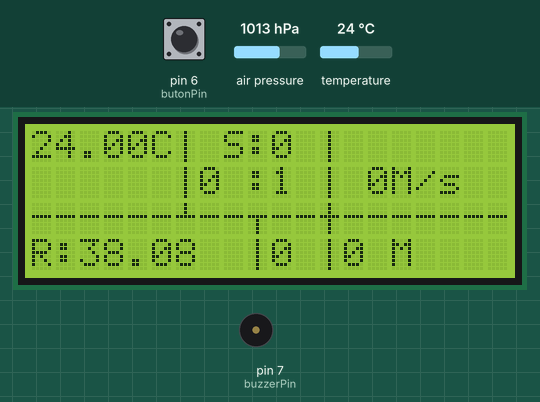
The sketch below on a simulated Arduino Uno, built with avr-gcc and run on an emulated ATmega328P. Shown: 20×4 character LCD, buzzer (waves = sounding, pin HIGH). The inputs (shaded band) are chosen by the test bench; at power-on: air pressure 1013 hPa, pin 6 (butonPin) LOW, temperature 24 °C.

Above: at 3.3 s.
3.4 s: air pressure set to 1048 hPa
At 5.3 s:
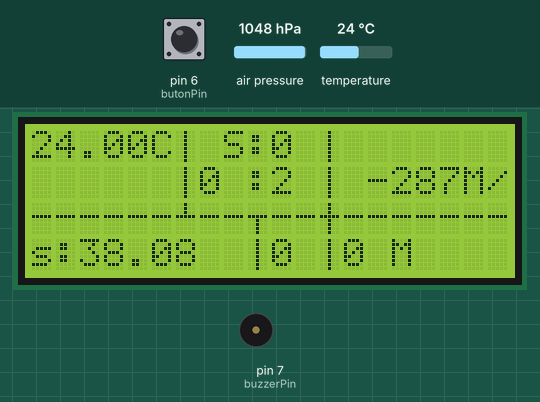
7.4 s: pin 6 (butonPin) pulled HIGH for 1 s
At 9.5 s:
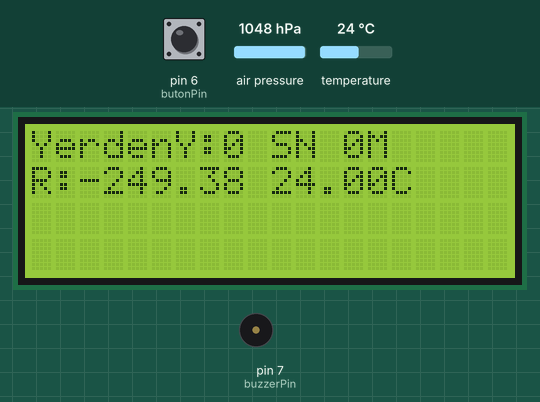
10.7 s: temperature set to 12 °C
At 13.6 s:
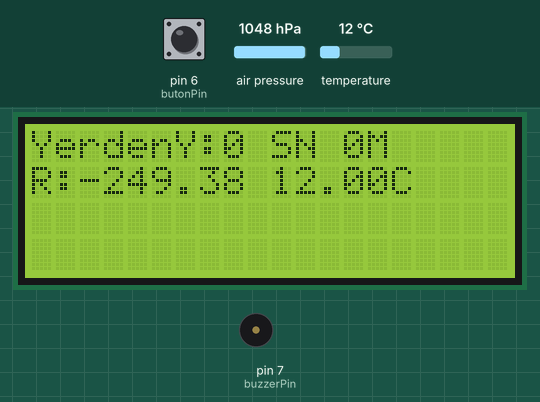
13.9 s: pin 6 (butonPin) pulled HIGH for 1 s
At 16.5 s:
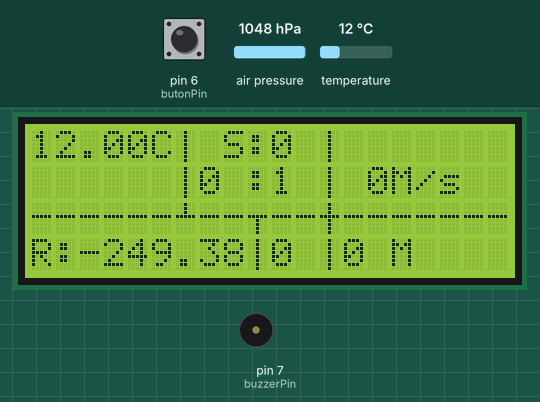
18.2 s: air pressure set to 952 hPa
At 19.7 s:
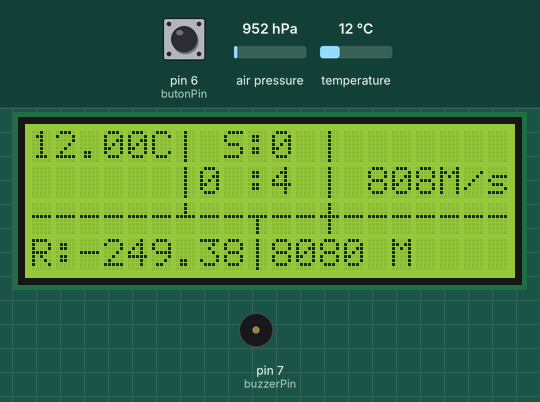
22.4 s: air pressure set to 975 hPa
At 24.6 s:
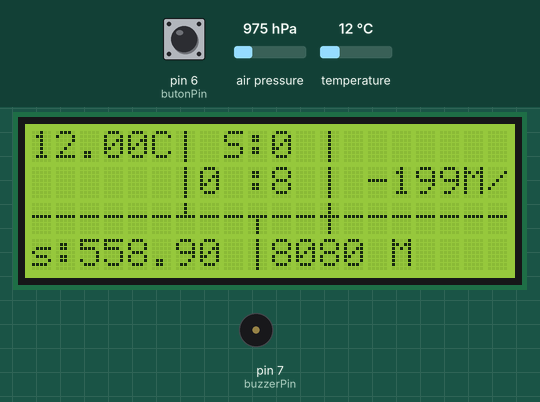
Timing chart, 0 to 26.1 s (numbered marks = the images above; inputs shaded):
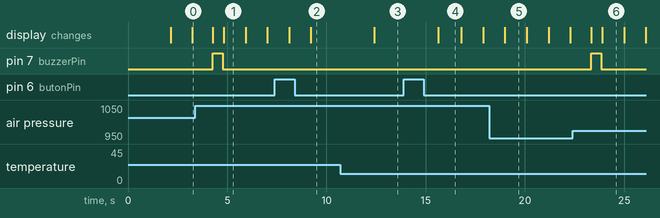

The sketch:

emredayiprojeson.ino
```cpp
#include <LiquidCrystal_I2C.h>
LiquidCrystal_I2C lcd(0x3F, 20, 4);
#include "Wire.h"
#include "Adafruit_BMP085.h" //Basınç Sensörü Kütüphanesi
Adafruit_BMP085 mySensor;
byte ozelChar[8] = { //yatay
        B00000,
        B00000,
        B00000,
        B11111,
        B00000,
        B00000,
        B00000,
        B00000
};
byte ozelChar1[8] = { //dikey
        B00100,
        B00100,
        B00100,
        B00100,
        B00100,
        B00100,
        B00100,
        B00100
};
byte ozelChar2[8] = { // yataya tam dikey yarım (dik)
        B00100,
        B00100,
        B00100,
        B11111,
        B00000,
        B00000,
        B00000,
        B00000
};
byte ozelChar3[8] = { //yatay tam dikey tam
        B00100,
        B00100,
        B00100,
        B11111,
        B00100,
        B00100,
        B00100,
        B00100
};
byte ozelChar4[8] = {
        B00000,
        B00000,
        B00000,
        B11111,
        B00100,
        B00100,
        B00100,
        B00100
};


int high;
float zaman=60;
int saat=0;
int dakika=0;
int saniye=0;
int buzzerPin = 7;
float Celsius; // Değişkenler Tanımlanıyor
float Fahrenheit;
float yerdenm1;
float yerdenm;
float yyrakim;
float rakim4;
float rakim3;
float rakim2;
float rakim1;
float rakim;
float basinc;
int sonuc;
int sonuc1;
int sonuc2;
int sonuc3;
int butonPin=6;
int butonsayac = 0; //butona kaç kere basıldığını yazıcağımız değişkenimiz
int sonbutondurum = 0; //butonun en son basılıp basılmadığını atadığımız değişkenimiz
int butondurum = 0; //butonun basılıp basılmadığını atadığımız değişkenimiz
int butondurum1 = 0; //butonun basılıp basılmadığını atadığımız değişkenimiz
int butondurum2 = 0; //butonun basılıp basılmadığını atadığımız değişkenimiz
void setup() {
pinMode(buzzerPin, OUTPUT); //ledpinini çıkış olarak atadık
    lcd.init();
    lcd.backlight();
  mySensor.begin();
  lcd.print("Yukleniyor...");
    lcd.setCursor(0,1);
lcd.print("Lutfen Bekleyiniz");
 lcd.createChar(1,ozelChar);
  lcd.createChar(2,ozelChar1);
   lcd.createChar(3,ozelChar2);
  lcd.createChar(4,ozelChar3);
    lcd.createChar(5,ozelChar4);
  delay(2000);
  lcd.clear();

}
void loop() {
rakim3=mySensor.readAltitude(); //Rakım Okunuyor
rakim4 = rakim3 + 36;
rakim = rakim3 + 36;
      basinc=mySensor.readPressure(); //Rakım Okunuyor
  Celsius = mySensor.readTemperature(); // Sıcaklık Okuyor
Fahrenheit = Celsius*1.8 + 32.; // Fahrenheit ile Celsius Dönüşümü Yapılıyor
//-----------------------------------------------------------------------
  butondurum = digitalRead(butonPin);
if (butondurum != sonbutondurum) { //eğer şuanki buton durumu son buton durumundan
if (butondurum == HIGH) {     //ve eğer buton durumu aktifse
butonsayac++;                 //butonsayacını 1 arttır
}
delay(50);                    // çift basım hatasını gidermek için 50ms bekle
}
sonbutondurum = butondurum; //butondurumunu son buton durumuna kaydet
if (butonsayac % 2 == 0) {  //eğer butona 2 kes basılmışsa, aktif et 0 a eşitle ve
 yyrakim=mySensor.readAltitude(); //Rakım Okunuyor
              yerdenm=mySensor.readAltitude(); //Rakım Okunuyor
     rakim1=mySensor.readAltitude(); //Rakım Okunuyor
     delay(1000);
     saniye ++;
    lcd.clear();
  lcd.setCursor(0,3);
  lcd.print("R:");
  lcd.print(rakim);
  //--------------------------
  /*
        lcd.setCursor(7,2);
  lcd.print("B:");
  lcd.print(basinc); */
  //--------------------------
      lcd.setCursor(0,0);
    lcd.print(Celsius);
    lcd.print("C");

  //--------------------------
        lcd.setCursor(13,3);
       sonuc = yyrakim - rakim1;
    lcd.print(sonuc);
          lcd.print(" M");
    //--------------------------------------
        {
              yerdenm1=mySensor.readAltitude(); //Rakım Okunuyor
       sonuc1 = yerdenm1 - yerdenm;
            lcd.setCursor(14,1);
            lcd.print(sonuc1);
                        lcd.print("M/s");
                        //aşağı doğru
                          if (sonuc1 < 0)
                    {
                   digitalWrite(buzzerPin, HIGH);
                      delay(500);
                      digitalWrite(buzzerPin, LOW);
                   }
          //sağa doğru
          lcd.setCursor(0,2);
          lcd.write(byte(1));
          lcd.setCursor(1,2);
          lcd.write(byte(1));
          lcd.setCursor(2,2);
          lcd.write(byte(1));
          lcd.setCursor(3,2);
          lcd.write(byte(1));
           lcd.setCursor(4,2);
          lcd.write(byte(1));
          lcd.setCursor(5,2);
          lcd.write(byte(1));
          lcd.setCursor(7,2);
          lcd.write(byte(1));
          lcd.setCursor(8,2);
          lcd.write(byte(1));
          lcd.setCursor(9,2);
          lcd.write(byte(5));
          lcd.setCursor(10,2);
          lcd.write(byte(1));
          lcd.setCursor(11,2);
          lcd.write(byte(1));
          lcd.setCursor(13,2);
          lcd.write(byte(1));
          lcd.setCursor(14,2);
          lcd.write(byte(1));
          lcd.setCursor(15,2);
          lcd.write(byte(1));
          lcd.setCursor(16,2);
          lcd.write(byte(1));
          lcd.setCursor(17,2);
          lcd.write(byte(1));
          lcd.setCursor(18,2);
          lcd.write(byte(1));
          lcd.setCursor(19,2);
          lcd.write(byte(1));
          //aşağı doğru
          lcd.setCursor(12,0);
          lcd.write(byte(2));
          lcd.setCursor(12,1);
          lcd.write(byte(2));
          lcd.setCursor(12,2);
          lcd.write(byte(4));
          lcd.setCursor(12,3);
          lcd.write(byte(2));
          //aşağı doğru
          lcd.setCursor(6,0);
          lcd.write(byte(2));
          lcd.setCursor(6,1);
          lcd.write(byte(2));
          lcd.setCursor(6,2);
          lcd.write(byte(3));
          //aşağı doğru
          lcd.setCursor(9,3);
          lcd.write(byte(2));
            //------------------------
  if(saniye == zaman)
  {
saniye = 0;
  dakika ++;
  }
              //------------------------
  if(dakika == zaman)
  {
   saniye = 0;
   dakika = 0;
   saat ++;
  }
    //-------------------------------
      lcd.setCursor(10,1);
  lcd.print(saniye);
    lcd.setCursor(7,1);
  lcd.print(dakika);
  lcd.setCursor(9,1);
  lcd.print(":");
    lcd.setCursor(8,0);
    lcd.print("S:");
  lcd.print(saat);
  //-----------------------------
  if(sonuc1 > high){
    high = sonuc1;
  }
  //---------------------------
  lcd.setCursor(10,3);
  lcd.print(high);
    }
}
else
{
 yyrakim=mySensor.readAltitude(); //Rakım Okunuyor
              yerdenm=mySensor.readAltitude(); //Rakım Okunuyor
              dakika = 0;
              saniye = 0;
       delay(1000);
   lcd.clear();
      lcd.setCursor(0,0);
      lcd.print("YerdenY:");
    lcd.print(sonuc);
    {
              yerdenm1=mySensor.readAltitude(); //Rakım Okunuyor
       sonuc1 = yerdenm1 - yerdenm;
            lcd.setCursor(10,0);
            lcd.print("SN ");
            lcd.print(sonuc1);
                        lcd.print("M");
    }
      lcd.setCursor(0,1);
  lcd.print("R:");
  lcd.print(rakim);
  lcd.setCursor(10,1);
  lcd.print(Celsius);
  lcd.print("C");
                           if (sonuc1 < 0)
                    {
                   digitalWrite(buzzerPin, HIGH);
                      delay(500);
                      digitalWrite(buzzerPin, LOW);
                   }
}
//---------------------------------------------------------------------------
}
```

Measured:
- after the input at 3.4 s, pin 7 (buzzerPin): LOW → HIGH after 0.87 s, → LOW 0.50 s later; the display: first changes after 0.87 s (image 1 shows a later state)
- after the input at 7.4 s, the display: first differs from a run without the input after 1.8 s (image 2)
- after the input at 10.7 s, the display: changes after 1.7 s (image 3)
- after the input at 13.9 s, the display: changes after 1.7 s (image 4)
- after the input at 18.2 s, the display: changes after 0.79 s (image 5)
- after the input at 22.4 s, pin 7 (buzzerPin): LOW → HIGH after 0.94 s, → LOW 0.50 s later; the display: first changes after 0.94 s (image 6 shows a later state)
- what the display in image 1 shows lasts 1.1 s, from 4.8 s to 5.9 s
